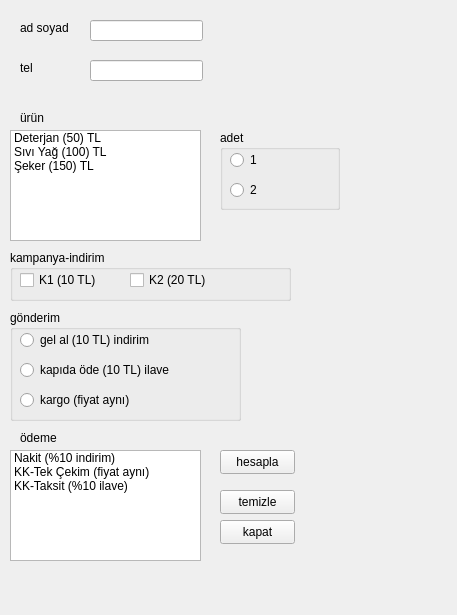
<?xml version="1.0" encoding="UTF-8"?>
<ui version="4.0">
 <class>Form</class>
 <widget class="QWidget" name="Form">
  <property name="geometry">
   <rect>
    <x>0</x>
    <y>0</y>
    <width>457</width>
    <height>615</height>
   </rect>
  </property>
  <property name="windowTitle">
   <string>Form</string>
  </property>
  <widget class="QLabel" name="label">
   <property name="geometry">
    <rect>
     <x>20</x>
     <y>20</y>
     <width>49</width>
     <height>16</height>
    </rect>
   </property>
   <property name="text">
    <string>ad soyad</string>
   </property>
  </widget>
  <widget class="QLineEdit" name="lineEdit">
   <property name="geometry">
    <rect>
     <x>90</x>
     <y>20</y>
     <width>113</width>
     <height>21</height>
    </rect>
   </property>
  </widget>
  <widget class="QLabel" name="label_2">
   <property name="geometry">
    <rect>
     <x>20</x>
     <y>60</y>
     <width>49</width>
     <height>16</height>
    </rect>
   </property>
   <property name="text">
    <string>tel</string>
   </property>
  </widget>
  <widget class="QLineEdit" name="lineEdit_2">
   <property name="geometry">
    <rect>
     <x>90</x>
     <y>60</y>
     <width>113</width>
     <height>21</height>
    </rect>
   </property>
  </widget>
  <widget class="QListWidget" name="listWidget">
   <property name="geometry">
    <rect>
     <x>10</x>
     <y>130</y>
     <width>191</width>
     <height>111</height>
    </rect>
   </property>
   <item>
    <property name="text">
     <string>Deterjan (50) TL</string>
    </property>
   </item>
   <item>
    <property name="text">
     <string>Sıvı Yağ (100) TL</string>
    </property>
   </item>
   <item>
    <property name="text">
     <string>Şeker (150) TL</string>
    </property>
   </item>
  </widget>
  <widget class="QLabel" name="label_3">
   <property name="geometry">
    <rect>
     <x>20</x>
     <y>110</y>
     <width>49</width>
     <height>16</height>
    </rect>
   </property>
   <property name="text">
    <string>ürün</string>
   </property>
  </widget>
  <widget class="QGroupBox" name="groupBox">
   <property name="geometry">
    <rect>
     <x>220</x>
     <y>130</y>
     <width>120</width>
     <height>80</height>
    </rect>
   </property>
   <property name="title">
    <string>adet</string>
   </property>
   <widget class="QRadioButton" name="radioButton">
    <property name="geometry">
     <rect>
      <x>10</x>
      <y>20</y>
      <width>89</width>
      <height>20</height>
     </rect>
    </property>
    <property name="text">
     <string>1</string>
    </property>
   </widget>
   <widget class="QRadioButton" name="radioButton_2">
    <property name="geometry">
     <rect>
      <x>10</x>
      <y>50</y>
      <width>89</width>
      <height>20</height>
     </rect>
    </property>
    <property name="text">
     <string>2</string>
    </property>
   </widget>
  </widget>
  <widget class="QGroupBox" name="groupBox_2">
   <property name="geometry">
    <rect>
     <x>10</x>
     <y>250</y>
     <width>281</width>
     <height>51</height>
    </rect>
   </property>
   <property name="title">
    <string>kampanya-indirim</string>
   </property>
   <widget class="QCheckBox" name="checkBox">
    <property name="geometry">
     <rect>
      <x>10</x>
      <y>20</y>
      <width>81</width>
      <height>20</height>
     </rect>
    </property>
    <property name="text">
     <string>K1 (10 TL)</string>
    </property>
   </widget>
   <widget class="QCheckBox" name="checkBox_2">
    <property name="geometry">
     <rect>
      <x>120</x>
      <y>20</y>
      <width>81</width>
      <height>20</height>
     </rect>
    </property>
    <property name="text">
     <string>K2 (20 TL)</string>
    </property>
   </widget>
  </widget>
  <widget class="QGroupBox" name="groupBox_3">
   <property name="geometry">
    <rect>
     <x>10</x>
     <y>310</y>
     <width>231</width>
     <height>111</height>
    </rect>
   </property>
   <property name="title">
    <string>gönderim</string>
   </property>
   <widget class="QRadioButton" name="radioButton_5">
    <property name="geometry">
     <rect>
      <x>10</x>
      <y>20</y>
      <width>161</width>
      <height>20</height>
     </rect>
    </property>
    <property name="text">
     <string>gel al (10 TL) indirim</string>
    </property>
   </widget>
   <widget class="QRadioButton" name="radioButton_6">
    <property name="geometry">
     <rect>
      <x>10</x>
      <y>50</y>
      <width>161</width>
      <height>20</height>
     </rect>
    </property>
    <property name="text">
     <string>kapıda öde (10 TL) ilave</string>
    </property>
   </widget>
   <widget class="QRadioButton" name="radioButton_7">
    <property name="geometry">
     <rect>
      <x>10</x>
      <y>80</y>
      <width>161</width>
      <height>20</height>
     </rect>
    </property>
    <property name="text">
     <string>kargo (fiyat aynı)</string>
    </property>
   </widget>
  </widget>
  <widget class="QLabel" name="label_4">
   <property name="geometry">
    <rect>
     <x>20</x>
     <y>430</y>
     <width>49</width>
     <height>16</height>
    </rect>
   </property>
   <property name="text">
    <string>ödeme</string>
   </property>
  </widget>
  <widget class="QListWidget" name="listWidget_2">
   <property name="geometry">
    <rect>
     <x>10</x>
     <y>450</y>
     <width>191</width>
     <height>111</height>
    </rect>
   </property>
   <item>
    <property name="text">
     <string>Nakit (%10 indirim)</string>
    </property>
   </item>
   <item>
    <property name="text">
     <string>KK-Tek Çekim (fiyat aynı)</string>
    </property>
   </item>
   <item>
    <property name="text">
     <string>KK-Taksit (%10 ilave)</string>
    </property>
   </item>
  </widget>
  <widget class="QPushButton" name="pushButton">
   <property name="geometry">
    <rect>
     <x>220</x>
     <y>450</y>
     <width>75</width>
     <height>24</height>
    </rect>
   </property>
   <property name="text">
    <string>hesapla</string>
   </property>
  </widget>
  <widget class="QPushButton" name="pushButton_2">
   <property name="geometry">
    <rect>
     <x>220</x>
     <y>490</y>
     <width>75</width>
     <height>24</height>
    </rect>
   </property>
   <property name="text">
    <string>temizle</string>
   </property>
  </widget>
  <widget class="QPushButton" name="pushButton_3">
   <property name="geometry">
    <rect>
     <x>220</x>
     <y>520</y>
     <width>75</width>
     <height>24</height>
    </rect>
   </property>
   <property name="text">
    <string>kapat</string>
   </property>
  </widget>
  <widget class="QLabel" name="label_5">
   <property name="geometry">
    <rect>
     <x>330</x>
     <y>450</y>
     <width>49</width>
     <height>16</height>
    </rect>
   </property>
   <property name="text">
    <string/>
   </property>
  </widget>
  <widget class="QLabel" name="label_6">
   <property name="geometry">
    <rect>
     <x>330</x>
     <y>490</y>
     <width>49</width>
     <height>16</height>
    </rect>
   </property>
   <property name="text">
    <string/>
   </property>
  </widget>
  <widget class="QLabel" name="label_7">
   <property name="geometry">
    <rect>
     <x>330</x>
     <y>530</y>
     <width>49</width>
     <height>16</height>
    </rect>
   </property>
   <property name="text">
    <string/>
   </property>
  </widget>
 </widget>
 <resources/>
 <connections/>
</ui>
